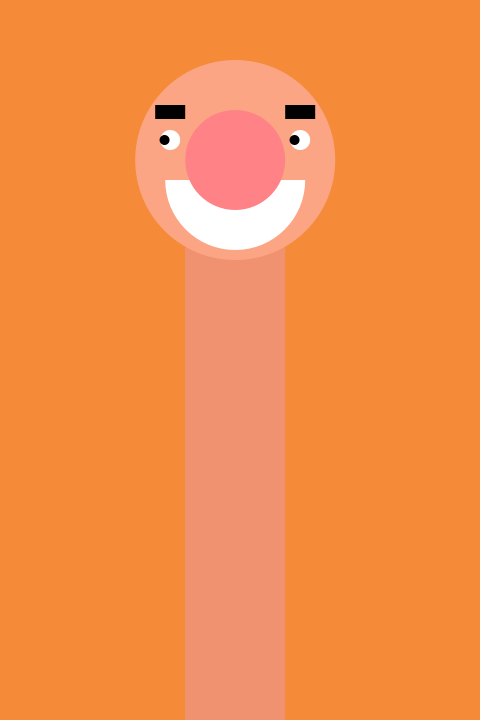
Frame 1 (no input)
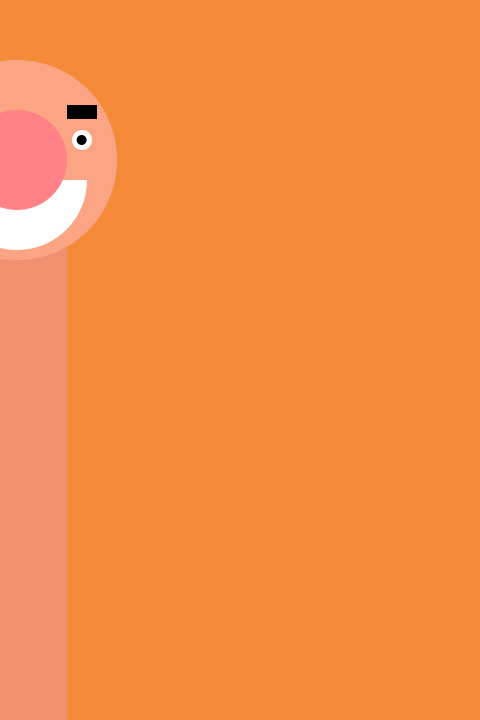
Frame 60 (the mouse pressed at the canvas centre just before this capture)
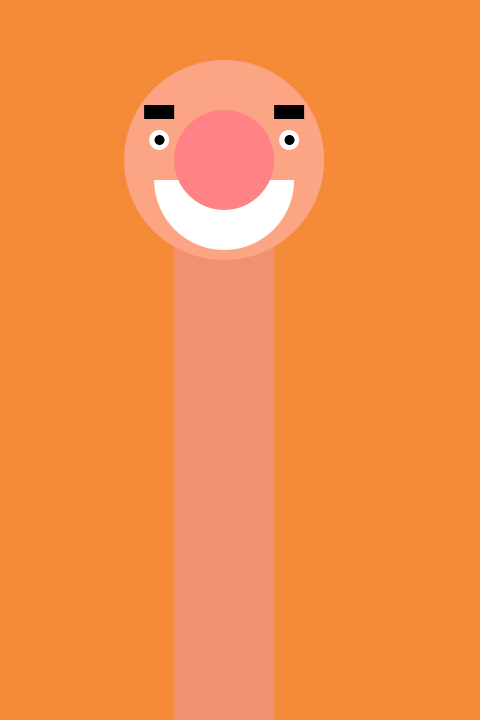
Frame 120 (the mouse held since frame 60 and released just before this capture)

The Processing sketch that drew these frames (run headless with seeded random() and noise(); from frame 60 on, the mouse is pressed at the canvas centre):

// Processing sketch: processing_57233
// ── processing_57233.pde

float x = 240;
float y = 360;
float headSize = 100;

float easing = 0.02;

void setup() {
  size(480,720);
  smooth();
  background(245, 138, 57);
  ellipseMode(RADIUS);
  rectMode(CENTER);
  noStroke();
}

void draw() {
  
  int targetX = mouseX;
  x += (targetX - x) * easing;
  
background(245, 138, 57);
  
  
//Torso
fill(240, 146, 111);
rect(x, y+180, 100, 600);

//Head
fill(252, 165, 133);
ellipse(x, y-200, headSize, headSize);

//Face
fill(255); //eye-whites
ellipse(x-65, y-220, headSize-90, headSize-90);
ellipse(x+65, y-220, headSize-90, headSize-90);
fill(255); //mouth
arc(x, y-180, headSize-30, headSize-30, radians(0), radians(180));
fill(255, 130, 134); //nose
ellipse(x, y-200, headSize-50, headSize-50);

fill(0); //pupils and eyebrows

rect(x-65, y-248, headSize-70, headSize-86);
rect(x+65, y-248, headSize-70, headSize-86);

x += (targetX - x) * easing*1.2; //pupils easing

ellipse(x-65, y-220, headSize-95, headSize-95);
ellipse(x+65, y-220, headSize-95, headSize-95);

}
